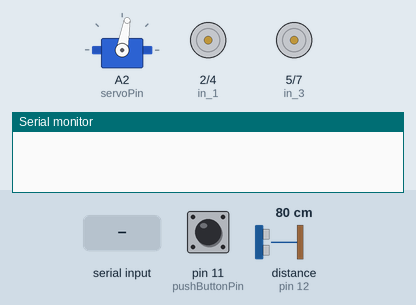
Recording of a program running on a simulated Arduino Nano, built with avr-gcc and run on an emulated ATmega328P. On the bench: servo, motor-driver pin pairs drawn as motors (green arrow = first pin HIGH = forward, orange = second pin HIGH = backward, longer = more drive, scaled by the enable pin), the last lines printed to the serial monitor. Inputs (shaded band) come from the test bench; at power-on: pin 11 (pushButtonPin) LOW, distance to the obstacle (sensor on pin 12) 80 cm. The echo pulse lasts 58.3 µs per cm.

Above: at 2.2 s.
2.3 s: pin 11 (pushButtonPin) pulled HIGH for 0.15 s
At 3.6 s:
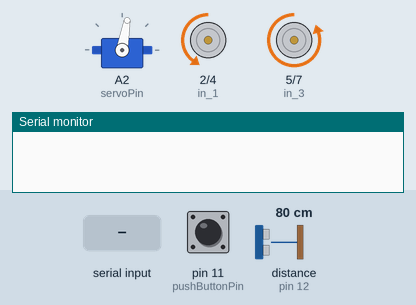
4.0 s: distance to the obstacle (sensor on pin 12) set to 54 cm
5.5 s: distance to the obstacle (sensor on pin 12) set to 47 cm
At 6.1 s:
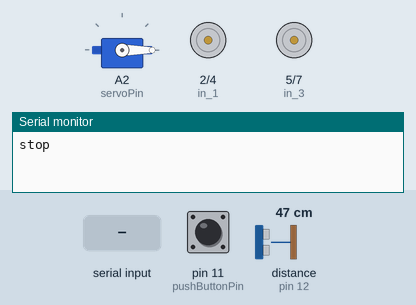
8.5 s: distance to the obstacle (sensor on pin 12) set to 60 cm
At 10.2 s:
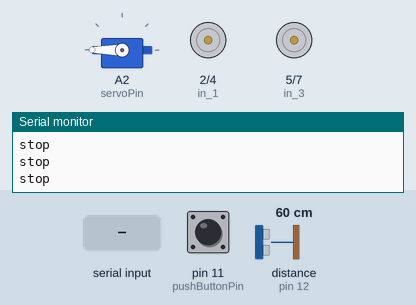
11.5 s: "r" received over Serial
At 12.1 s:
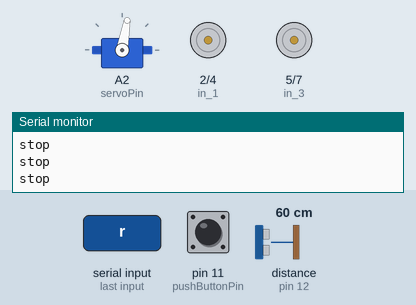
13.0 s: byte 52 (52) received over Serial
Timing chart, 0 to 15.5 s (numbered marks = the images above; inputs shaded):
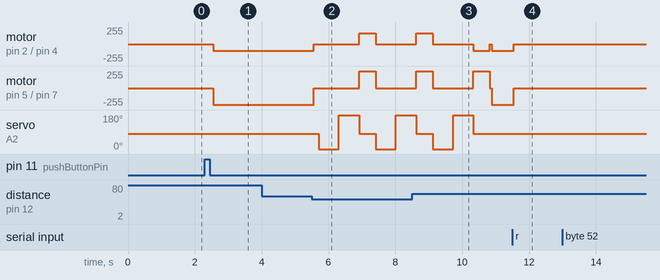

Measured:
- the behaviour switches between 50 and 49 cm on distance to the obstacle (sensor on pin 12) (found by bisection; images 1 and 2)
- after the input at 2.3 s, motor on pin 2 (in_1) / pin 4 (in_2): stopped → backward 100/255 after 0.26 s; motor on pin 5 (in_3) / pin 7 (in_4): stopped → backward 252/255 after 0.26 s
- after the input at 4.0 s, every drawn part: stays the same
- after the input at 5.5 s, motor on pin 2 (in_1) / pin 4 (in_2): backward 100/255 → stopped after 0.06 s, → forward 160/255 1.4 s later, → stopped 0.50 s later; motor on pin 5 (in_3) / pin 7 (in_4): backward 252/255 → stopped after 0.06 s, → forward 252/255 1.4 s later, → stopped 0.50 s later
- after the input at 8.5 s, servo on A2 (servoPin): goes on until 10.3 s, then stays 80°
- after the input at 11.5 s, motor on pin 2 (in_1) / pin 4 (in_2): backward 100/255 → stopped at once; motor on pin 5 (in_3) / pin 7 (in_4): backward 252/255 → stopped at once

The program:

main.cpp
```cpp
#include <Arduino.h>
#include <NewPing.h>
#include <Servo.h>

#define in_1 2
#define in_2 4
#define in_3 5
#define in_4 7
#define enA 3
#define enB 6
#define servoPin A2
#define pushButtonPin 11
#define led_1 13
#define led_2 2
#define trigPin A1
#define echoPin 12
#define servoRight 0
#define servoMiddle 80
#define servoLeft 180
#define maxDistance 250
#define gap 50
#define servoDelay 400
#define motorDelay 500
#define sensorDelay 150

int spdA = 100;
int spdB = 252;
int distance, distanceL, distanceR;
int cmd = 0;
bool RCMode = false;
bool autoPMode = false;
bool pushButtonStatues = false;

Servo servoMotor;
NewPing carSonar(trigPin, echoPin);

void setup()
{
  Serial.begin(9600);
  pinMode(in_1, OUTPUT);
  pinMode(in_2, OUTPUT);
  pinMode(in_3, OUTPUT);
  pinMode(in_4, OUTPUT);
  pinMode(enA, OUTPUT);
  pinMode(enB, OUTPUT);
  servoMotor.attach(servoPin);
  startup();
}

void loop()
{
  if (digitalRead(pushButtonPin) == 1)
  {
    autoPMode = !autoPMode;
    delay(200);
  }
  if (Serial.available())
  {
    cmd = Serial.read();
    //Serial.println(cmd);
    if (cmd == 115)
    {
      RCMode = false;
      autoPMode = false;
    }
    else if (cmd == 114)
    {
      RCMode = true;
      autoPMode = false;
    }
    else if (cmd == 97)
    {
      RCMode = false;
      autoPMode = true;
    }
  }
  else
  {
    cmd = 0;
    //    stopMove();
  }

  if (RCMode)
  {
    RC_mode();
  }
  if (autoPMode)
  {
    autoPilot();
  }
}

void startup()
{
  servoMotor.write(servoMiddle);
  for (int i = 0; i < 5; i++)
  {
    digitalWrite(led_1, HIGH);
    delay(100);
    digitalWrite(led_1, LOW);
    delay(100);
  }
}

int readSonar()
{
  int tempDist = carSonar.ping_cm();
  if (tempDist == 0)
  {
    tempDist = maxDistance;
  }
  delay(50);
  return tempDist;
}

void stopMove()
{
  Serial.println("stop");
  digitalWrite(in_1, LOW); //right
  digitalWrite(in_2, LOW);
  digitalWrite(in_3, LOW); //left
  digitalWrite(in_4, LOW);
}

void moveForward()
{
  //  Serial.println("moveForward");
  digitalWrite(in_1, LOW);
  digitalWrite(in_2, HIGH);
  digitalWrite(in_3, LOW);
  digitalWrite(in_4, HIGH);
  analogWrite(enA, spdA);
  analogWrite(enB, spdB);
}

void moveBackward()
{
  //  Serial.println("moveBackward");
  digitalWrite(in_1, HIGH);
  digitalWrite(in_2, LOW);
  digitalWrite(in_3, HIGH);
  digitalWrite(in_4, LOW);
  analogWrite(enA, 160);
  analogWrite(enB, spdB);
}
void turnLeft()
{
  //  Serial.println("turnLeft");
  digitalWrite(in_1, LOW);
  digitalWrite(in_2, HIGH);
  digitalWrite(in_3, HIGH);
  digitalWrite(in_4, LOW);
  analogWrite(enA, spdA);
  analogWrite(enB, spdB);
}

void turnRight()
{
  //  Serial.println("turnRight");
  digitalWrite(in_1, HIGH);
  digitalWrite(in_2, LOW);
  digitalWrite(in_3, LOW);
  digitalWrite(in_4, HIGH);
  analogWrite(enA, spdA);
  analogWrite(enB, spdB);
}

void leftForward()
{
  //  Serial.println("leftForward");
  digitalWrite(in_1, LOW);
  digitalWrite(in_2, HIGH);
  digitalWrite(in_3, LOW);
  digitalWrite(in_4, HIGH);
  analogWrite(enA, spdA);
  analogWrite(enB, spdB / 4);
}

void rightForward()
{
  //  Serial.println("rightForward");
  digitalWrite(in_1, LOW);
  digitalWrite(in_2, HIGH);
  digitalWrite(in_3, LOW);
  digitalWrite(in_4, HIGH);
  analogWrite(enA, spdA / 4);
  analogWrite(enB, spdB);
}

void leftBackward()
{
  //  Serial.println("leftBackward");
  digitalWrite(in_1, HIGH);
  digitalWrite(in_2, LOW);
  digitalWrite(in_3, HIGH);
  digitalWrite(in_4, LOW);
  analogWrite(enA, spdA);
  analogWrite(enB, spdB / 4);
}

void rightBackward()
{
  //    Serial.println("rightBackward");
  digitalWrite(in_1, HIGH);
  digitalWrite(in_2, LOW);
  digitalWrite(in_3, HIGH);
  digitalWrite(in_4, LOW);
  analogWrite(enA, spdA / 4);
  analogWrite(enB, spdB);
}

void RC_mode()
{
  if (cmd == 0)
  {
    stopMove();
  }
  if (cmd == 49)
  {
    moveForward();
  }
  if (cmd == 50)
  {
    moveBackward();
  }
  if (cmd == 51)
  {
    turnLeft();
  }
  if (cmd == 52)
  {
    turnRight();
  }
  if (cmd == 53)
  {
    leftForward();
  }
  if (cmd == 54)
  {
    rightForward();
  }
  if (cmd == 55)
  {
    leftBackward();
  }
  if (cmd == 56)
  {
    rightBackward();
  }
}

int lookLeftSide()
{
  servoMotor.write(servoLeft);
  delay(servoDelay);
  int tempDist = readSonar();
  delay(sensorDelay);
  servoMotor.write(servoMiddle);
  return tempDist;
}

int lookRightSide()
{
  servoMotor.write(servoRight);
  delay(servoDelay);
  int tempDist = readSonar();
  delay(sensorDelay);
  servoMotor.write(servoMiddle);
  return tempDist;
}

void autoPilot()
{
  distance = readSonar();
  if (distance <= gap)
  {
    stopMove();
    delay(sensorDelay);
    distanceR = lookRightSide();
    distanceL = lookLeftSide();
    while (distanceR <= gap && distanceL <= gap)
    {
      moveBackward();
      delay(motorDelay);
      stopMove();
      distanceR = lookRightSide();
      distanceL = lookLeftSide();
    }
    if (distanceL >= distanceR)
    {
      turnLeft();
      delay(motorDelay);
      stopMove();
    }
    else
    {
      turnRight();
      delay(800);
      stopMove();
    }
  }
  else
  {
    moveForward();
  }
}
```
